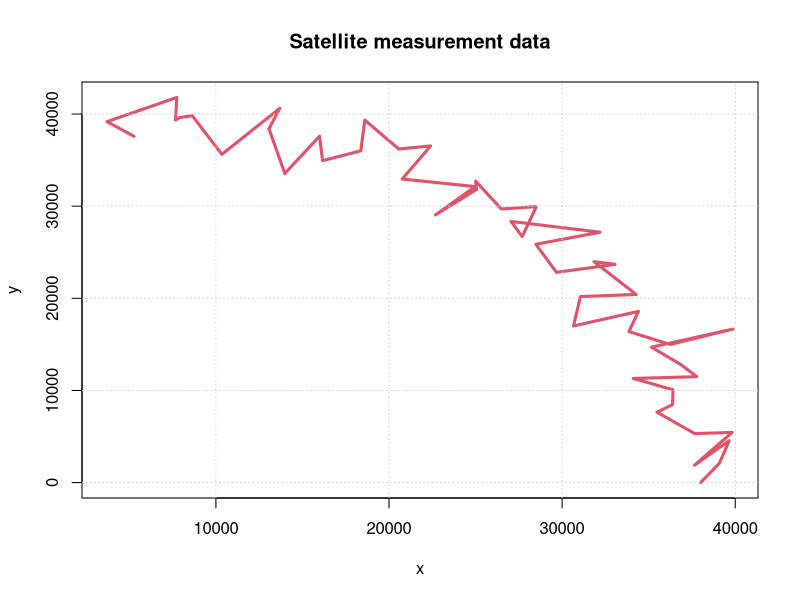

Recreate this plot in R.
############################################################################################
#course:  Time Series Analysis, T-862-TIMA
#Date:    //2014
#Students: Daniel Bergmann Sigtryggsson, Lilja Bjorg Gudmundsdottir, Jon Vilberg Georgsson 
#
############################################################################################

sat.dat <- read.csv("Satelliteorbit.csv",header=FALSE,col.names=c("rm","theta_m","V3"))
sat.dat$rm[2] = sat.dat$theta_m[2]
sat.dat$theta_m[2] = sat.dat$V3[2]
sat.dat$V3 = NULL
plot(y = sat.dat$rm * sin(sat.dat$theta_m),
     x = sat.dat$rm * cos(sat.dat$theta_m),
     type='l',
     col=2,
     lwd=3,
     ylab = "y",
     xlab = "x",
     main = "Satellite measurement data")
grid()
 #TASK1 - State space model



set.seed(1213)
